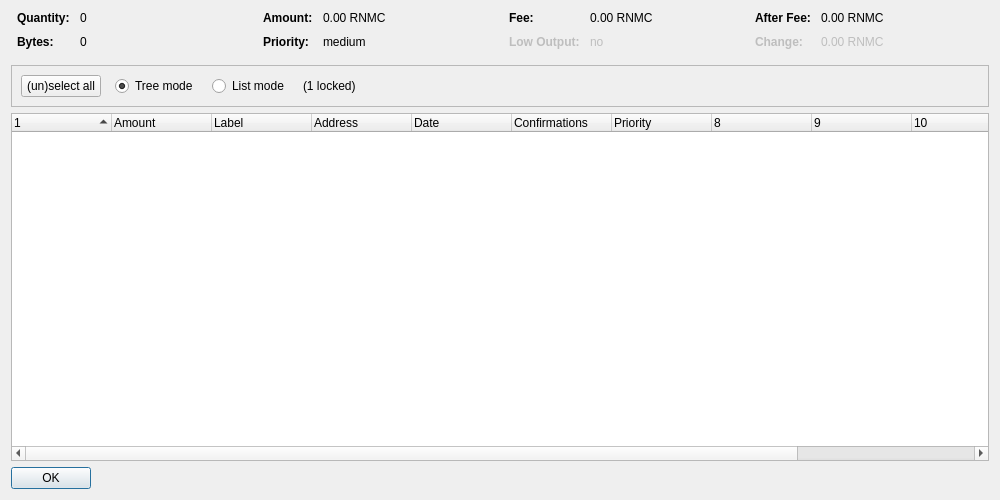
<?xml version="1.0" encoding="UTF-8"?>
<ui version="4.0">
 <class>CoinControlDialog</class>
 <widget class="QDialog" name="CoinControlDialog">
  <property name="geometry">
   <rect>
    <x>0</x>
    <y>0</y>
    <width>1000</width>
    <height>500</height>
   </rect>
  </property>
  <property name="windowTitle">
   <string>Coin Control Address Selection</string>
  </property>
  <layout class="QVBoxLayout" name="verticalLayout">
   <item>
    <layout class="QHBoxLayout" name="horizontalLayoutTop" stretch="0,0,0,0">
     <property name="topMargin">
      <number>0</number>
     </property>
     <property name="bottomMargin">
      <number>10</number>
     </property>
     <item>
      <layout class="QFormLayout" name="formLayoutCoinControl1">
       <property name="horizontalSpacing">
        <number>10</number>
       </property>
       <property name="verticalSpacing">
        <number>10</number>
       </property>
       <property name="leftMargin">
        <number>6</number>
       </property>
       <property name="rightMargin">
        <number>6</number>
       </property>
       <item row="0" column="0">
        <widget class="QLabel" name="labelCoinControlQuantityText">
         <property name="font">
          <font>
           <weight>75</weight>
           <bold>true</bold>
          </font>
         </property>
         <property name="text">
          <string>Quantity:</string>
         </property>
        </widget>
       </item>
       <item row="0" column="1">
        <widget class="QLabel" name="labelCoinControlQuantity">
         <property name="cursor">
          <cursorShape>IBeamCursor</cursorShape>
         </property>
         <property name="contextMenuPolicy">
          <enum>Qt::ActionsContextMenu</enum>
         </property>
         <property name="text">
          <string notr="true">0</string>
         </property>
         <property name="textInteractionFlags">
          <set>Qt::LinksAccessibleByMouse|Qt::TextSelectableByKeyboard|Qt::TextSelectableByMouse</set>
         </property>
        </widget>
       </item>
       <item row="1" column="0">
        <widget class="QLabel" name="labelCoinControlBytesText">
         <property name="font">
          <font>
           <weight>75</weight>
           <bold>true</bold>
          </font>
         </property>
         <property name="text">
          <string>Bytes:</string>
         </property>
        </widget>
       </item>
       <item row="1" column="1">
        <widget class="QLabel" name="labelCoinControlBytes">
         <property name="cursor">
          <cursorShape>IBeamCursor</cursorShape>
         </property>
         <property name="contextMenuPolicy">
          <enum>Qt::ActionsContextMenu</enum>
         </property>
         <property name="text">
          <string notr="true">0</string>
         </property>
         <property name="textInteractionFlags">
          <set>Qt::LinksAccessibleByMouse|Qt::TextSelectableByKeyboard|Qt::TextSelectableByMouse</set>
         </property>
        </widget>
       </item>
      </layout>
     </item>
     <item>
      <layout class="QFormLayout" name="formLayoutCoinControl2">
       <property name="horizontalSpacing">
        <number>10</number>
       </property>
       <property name="verticalSpacing">
        <number>10</number>
       </property>
       <property name="leftMargin">
        <number>6</number>
       </property>
       <property name="rightMargin">
        <number>6</number>
       </property>
       <item row="0" column="0">
        <widget class="QLabel" name="labelCoinControlAmountText">
         <property name="font">
          <font>
           <weight>75</weight>
           <bold>true</bold>
          </font>
         </property>
         <property name="text">
          <string>Amount:</string>
         </property>
        </widget>
       </item>
       <item row="0" column="1">
        <widget class="QLabel" name="labelCoinControlAmount">
         <property name="cursor">
          <cursorShape>IBeamCursor</cursorShape>
         </property>
         <property name="contextMenuPolicy">
          <enum>Qt::ActionsContextMenu</enum>
         </property>
         <property name="text">
          <string notr="true">0.00 RNMC</string>
         </property>
         <property name="textInteractionFlags">
          <set>Qt::LinksAccessibleByMouse|Qt::TextSelectableByKeyboard|Qt::TextSelectableByMouse</set>
         </property>
        </widget>
       </item>
       <item row="1" column="0">
        <widget class="QLabel" name="labelCoinControlPriorityText">
         <property name="font">
          <font>
           <weight>75</weight>
           <bold>true</bold>
          </font>
         </property>
         <property name="text">
          <string>Priority:</string>
         </property>
        </widget>
       </item>
       <item row="1" column="1">
        <widget class="QLabel" name="labelCoinControlPriority">
         <property name="cursor">
          <cursorShape>IBeamCursor</cursorShape>
         </property>
         <property name="contextMenuPolicy">
          <enum>Qt::ActionsContextMenu</enum>
         </property>
         <property name="text">
          <string notr="true">medium</string>
         </property>
         <property name="textInteractionFlags">
          <set>Qt::LinksAccessibleByMouse|Qt::TextSelectableByKeyboard|Qt::TextSelectableByMouse</set>
         </property>
        </widget>
       </item>
      </layout>
     </item>
     <item>
      <layout class="QFormLayout" name="formLayoutCoinControl3">
       <property name="horizontalSpacing">
        <number>10</number>
       </property>
       <property name="verticalSpacing">
        <number>10</number>
       </property>
       <property name="leftMargin">
        <number>6</number>
       </property>
       <property name="rightMargin">
        <number>6</number>
       </property>
       <item row="0" column="0">
        <widget class="QLabel" name="labelCoinControlFeeText">
         <property name="font">
          <font>
           <weight>75</weight>
           <bold>true</bold>
          </font>
         </property>
         <property name="text">
          <string>Fee:</string>
         </property>
        </widget>
       </item>
       <item row="0" column="1">
        <widget class="QLabel" name="labelCoinControlFee">
         <property name="cursor">
          <cursorShape>IBeamCursor</cursorShape>
         </property>
         <property name="contextMenuPolicy">
          <enum>Qt::ActionsContextMenu</enum>
         </property>
         <property name="text">
          <string notr="true">0.00 RNMC</string>
         </property>
         <property name="textInteractionFlags">
          <set>Qt::LinksAccessibleByMouse|Qt::TextSelectableByKeyboard|Qt::TextSelectableByMouse</set>
         </property>
        </widget>
       </item>
       <item row="1" column="0">
        <widget class="QLabel" name="labelCoinControlLowOutputText">
         <property name="enabled">
          <bool>false</bool>
         </property>
         <property name="font">
          <font>
           <weight>75</weight>
           <bold>true</bold>
          </font>
         </property>
         <property name="text">
          <string>Low Output:</string>
         </property>
        </widget>
       </item>
       <item row="1" column="1">
        <widget class="QLabel" name="labelCoinControlLowOutput">
         <property name="enabled">
          <bool>false</bool>
         </property>
         <property name="cursor">
          <cursorShape>IBeamCursor</cursorShape>
         </property>
         <property name="contextMenuPolicy">
          <enum>Qt::ActionsContextMenu</enum>
         </property>
         <property name="text">
          <string notr="true">no</string>
         </property>
         <property name="textInteractionFlags">
          <set>Qt::LinksAccessibleByMouse|Qt::TextSelectableByKeyboard|Qt::TextSelectableByMouse</set>
         </property>
        </widget>
       </item>
      </layout>
     </item>
     <item>
      <layout class="QFormLayout" name="formLayoutCoinControl4">
       <property name="horizontalSpacing">
        <number>10</number>
       </property>
       <property name="verticalSpacing">
        <number>10</number>
       </property>
       <property name="leftMargin">
        <number>6</number>
       </property>
       <property name="rightMargin">
        <number>6</number>
       </property>
       <item row="0" column="0">
        <widget class="QLabel" name="labelCoinControlAfterFeeText">
         <property name="font">
          <font>
           <weight>75</weight>
           <bold>true</bold>
          </font>
         </property>
         <property name="text">
          <string>After Fee:</string>
         </property>
        </widget>
       </item>
       <item row="0" column="1">
        <widget class="QLabel" name="labelCoinControlAfterFee">
         <property name="cursor">
          <cursorShape>IBeamCursor</cursorShape>
         </property>
         <property name="contextMenuPolicy">
          <enum>Qt::ActionsContextMenu</enum>
         </property>
         <property name="text">
          <string notr="true">0.00 RNMC</string>
         </property>
         <property name="textInteractionFlags">
          <set>Qt::LinksAccessibleByMouse|Qt::TextSelectableByKeyboard|Qt::TextSelectableByMouse</set>
         </property>
        </widget>
       </item>
       <item row="1" column="0">
        <widget class="QLabel" name="labelCoinControlChangeText">
         <property name="enabled">
          <bool>false</bool>
         </property>
         <property name="font">
          <font>
           <weight>75</weight>
           <bold>true</bold>
          </font>
         </property>
         <property name="text">
          <string>Change:</string>
         </property>
        </widget>
       </item>
       <item row="1" column="1">
        <widget class="QLabel" name="labelCoinControlChange">
         <property name="enabled">
          <bool>false</bool>
         </property>
         <property name="cursor">
          <cursorShape>IBeamCursor</cursorShape>
         </property>
         <property name="contextMenuPolicy">
          <enum>Qt::ActionsContextMenu</enum>
         </property>
         <property name="text">
          <string notr="true">0.00 RNMC</string>
         </property>
         <property name="textInteractionFlags">
          <set>Qt::LinksAccessibleByMouse|Qt::TextSelectableByKeyboard|Qt::TextSelectableByMouse</set>
         </property>
        </widget>
       </item>
      </layout>
     </item>
    </layout>
   </item>
   <item>
    <widget class="QFrame" name="frame">
     <property name="minimumSize">
      <size>
       <width>0</width>
       <height>40</height>
      </size>
     </property>
     <property name="frameShape">
      <enum>QFrame::StyledPanel</enum>
     </property>
     <property name="frameShadow">
      <enum>QFrame::Sunken</enum>
     </property>
     <layout class="QHBoxLayout" name="horizontalLayout">
      <item>
       <layout class="QHBoxLayout" name="horizontalLayoutPanel" stretch="0,0,0,0,0">
        <property name="spacing">
         <number>14</number>
        </property>
        <item>
         <widget class="QPushButton" name="pushButtonSelectAll">
          <property name="sizePolicy">
           <sizepolicy hsizetype="Maximum" vsizetype="Fixed">
            <horstretch>0</horstretch>
            <verstretch>0</verstretch>
           </sizepolicy>
          </property>
          <property name="text">
           <string>(un)select all</string>
          </property>
         </widget>
        </item>
        <item>
         <widget class="QRadioButton" name="radioTreeMode">
          <property name="sizePolicy">
           <sizepolicy hsizetype="Maximum" vsizetype="Fixed">
            <horstretch>0</horstretch>
            <verstretch>0</verstretch>
           </sizepolicy>
          </property>
          <property name="text">
           <string>Tree mode</string>
          </property>
          <property name="checked">
           <bool>true</bool>
          </property>
         </widget>
        </item>
        <item>
         <widget class="QRadioButton" name="radioListMode">
          <property name="sizePolicy">
           <sizepolicy hsizetype="Maximum" vsizetype="Fixed">
            <horstretch>0</horstretch>
            <verstretch>0</verstretch>
           </sizepolicy>
          </property>
          <property name="text">
           <string>List mode</string>
          </property>
         </widget>
        </item>
        <item>
         <widget class="QLabel" name="labelLocked">
          <property name="text">
           <string notr="true">(1 locked)</string>
          </property>
         </widget>
        </item>
        <item>
         <spacer name="horizontalSpacer">
          <property name="orientation">
           <enum>Qt::Horizontal</enum>
          </property>
          <property name="sizeHint" stdset="0">
           <size>
            <width>40</width>
            <height>20</height>
           </size>
          </property>
         </spacer>
        </item>
       </layout>
      </item>
     </layout>
    </widget>
   </item>
   <item>
    <widget class="CoinControlTreeWidget" name="treeWidget">
     <property name="contextMenuPolicy">
      <enum>Qt::CustomContextMenu</enum>
     </property>
     <property name="sortingEnabled">
      <bool>false</bool>
     </property>
     <property name="columnCount">
      <number>12</number>
     </property>
     <attribute name="headerShowSortIndicator" stdset="0">
      <bool>true</bool>
     </attribute>
     <attribute name="headerStretchLastSection">
      <bool>false</bool>
     </attribute>
     <column>
      <property name="text">
       <string/>
      </property>
     </column>
     <column>
      <property name="text">
       <string>Amount</string>
      </property>
     </column>
     <column>
      <property name="text">
       <string notr="true">Label</string>
      </property>
     </column>
     <column>
      <property name="text">
       <string>Address</string>
      </property>
     </column>
     <column>
      <property name="text">
       <string>Date</string>
      </property>
     </column>
     <column>
      <property name="text">
       <string>Confirmations</string>
      </property>
      <property name="toolTip">
       <string>Confirmed</string>
      </property>
     </column>
     <column>
      <property name="text">
       <string>Priority</string>
      </property>
     </column>
     <column>
      <property name="text">
       <string/>
      </property>
     </column>
     <column>
      <property name="text">
       <string/>
      </property>
     </column>
     <column>
      <property name="text">
       <string/>
      </property>
     </column>
     <column>
      <property name="text">
       <string/>
      </property>
     </column>
     <column>
      <property name="text">
       <string/>
      </property>
     </column>
    </widget>
   </item>
   <item>
    <widget class="QDialogButtonBox" name="buttonBox">
     <property name="sizePolicy">
      <sizepolicy hsizetype="Maximum" vsizetype="Fixed">
       <horstretch>0</horstretch>
       <verstretch>0</verstretch>
      </sizepolicy>
     </property>
     <property name="orientation">
      <enum>Qt::Horizontal</enum>
     </property>
     <property name="standardButtons">
      <set>QDialogButtonBox::Ok</set>
     </property>
    </widget>
   </item>
  </layout>
 </widget>
 <customwidgets>
  <customwidget>
   <class>CoinControlTreeWidget</class>
   <extends>QTreeWidget</extends>
   <header>coincontroltreewidget.h</header>
  </customwidget>
 </customwidgets>
 <resources/>
 <connections/>
</ui>
